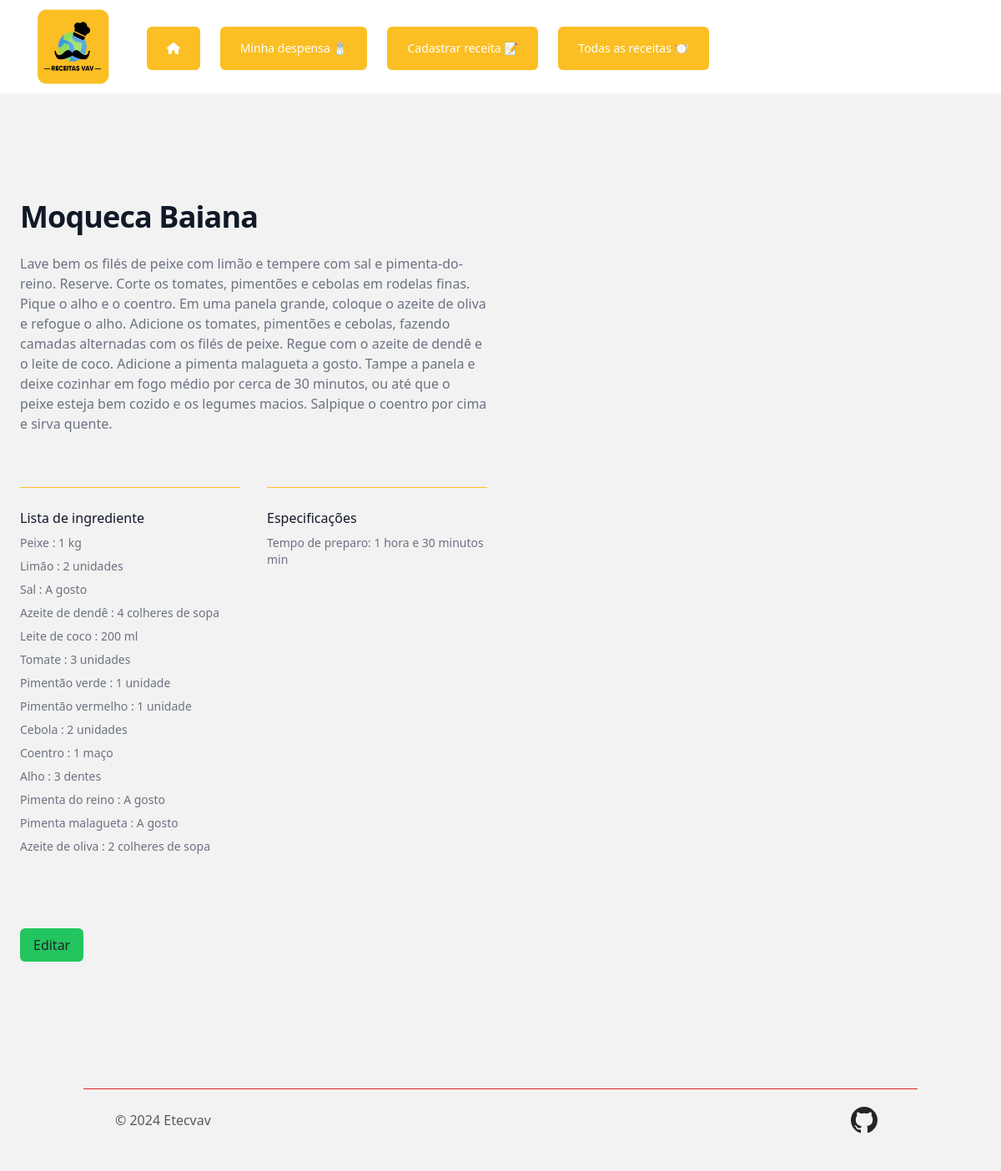
Screenshot of /receita/22 with the database file from the repository.
### app.py (models this page shows, shortened)
class receitas(db.Model):
  __tablename__ = 'receitas'
  idReceita = db.Column(Integer, primary_key=True, autoincrement=True)
  nomeReceita = db.Column(String(30))
  preparo = db.Column(String(760))
  imagem = db.Column(db.String(120))
  tempo = db.Column(db.String(50))
  descricao = db.Column(db.String(50))
  ingredientes = relationship('ingredientes', back_populates='receita')

class ingredientes(db.Model):
    __tablename__ = 'ingredientes'
    idIngrediente = db.Column(Integer, primary_key=True, autoincrement=True)
    quantidade = db.Column(String(100))
    nomeIngrediente = db.Column(String(30))
    idReceita = db.Column(Integer, ForeignKey('receitas.idReceita'), nullable=False)
    receita = relationship('receitas', back_populates='ingredientes')

### app.py (the view)
@app.route('/receita/<int:idReceita>', methods=['GET', 'POST'])
def receita(idReceita):
  receitasComIngredientes = getReceitaComIngredientesPorId(idReceita)
  return render_template('receita.html', receitasComIngredientes = receitasComIngredientes)

### app.py (called while the page is built)
def getReceitaComIngredientesPorId(idReceita):
    consulta = db.session.query(receitas, ingredientes.nomeIngrediente, ingredientes.quantidade).\
        join(ingredientes).\
        filter(receitas.idReceita == idReceita).\
        all()
    receitas_com_ingredientes = {}
    for receita, ingrediente, quantidade in consulta:
        if receita.idReceita not in receitas_com_ingredientes:
            receitas_com_ingredientes[receita.idReceita] = {
                'receita': receita,
                'ingredientes': []
            }
        receitas_com_ingredientes[receita.idReceita]['ingredientes'].append({
            'nomeIngrediente': ingrediente,
            'quantidade': quantidade
        })
    return list(receitas_com_ingredientes.values())

### templates/receita.html (shortened to what this page needs)
{% extends 'base.html' %}
{% block conteudo %}
  <div class="mx-auto grid max-w-2xl grid-cols-1 items-center gap-x-8 gap-y-16 px-4 py-24 sm:px-6 sm:py-32 lg:max-w-7xl lg:grid-cols-2 lg:px-8">
    {% for receita in receitasComIngredientes %}
    <div>
      <h2 class="text-3xl font-bold tracking-tight text-gray-900 sm:text-4xl">{{receita.receita.nomeReceita}}</h2>
      <p class="mt-4 text-gray-500">{{receita.receita.preparo}}</p>
      <dl class="mt-16 grid grid-cols-1 gap-x-6 gap-y-10 sm:grid-cols-2 sm:gap-y-16 lg:gap-x-8">
        <div class="border-t border-amber-400 pt-4">
          <dt class="font-medium text-gray-900">Lista de ingrediente</dt>
          {% for ingrediente in receita.ingredientes %}
              <dd class="mt-2 text-sm text-gray-500">{{ingrediente.nomeIngrediente.capitalize()}} : {{ingrediente.quantidade.capitalize()}}</dd>
          {% endfor %}
        </div>
        <div class="border-t border-amber-400 pt-4">
          <dt class="font-medium text-gray-900">Especificações</dt>
          <dd class="mt-2 text-sm text-gray-500">Tempo de preparo: {{receita.receita.tempo}} min</dd>
        </div>
      </dl>
    </div>
    <div>
    <a href="/editar/{{ receita.receita.idReceita }}" class="inline-block rounded-md px-3 py-2 bg-green-500 hover:bg-green-600 mt-4">Editar</a>
    </div>
  </div>
  {% endfor %}
{% endblock conteudo %}

### rows the page displays
receitas: receita.nomeReceita "Moqueca Baiana", receita.preparo "Lave bem os filés de peixe com limão e tempere com sal e pimenta-do-reino. Reserve. Corte os tomates, pimentões e cebolas em rodelas finas. Pique o alho e o coentro. Em uma panela grande, coloque o azeite de oliva e refogue o alho. Adicione os tomates, pimentões e cebolas, fazendo camadas alternadas com os filés de peixe. Regue com o azeite de dendê e o leite de coco. Adicione a pimenta malagueta a gosto. Tampe a panela e deixe cozinhar em fogo médio por cerca de 30 minutos, ou até que o peixe esteja bem cozido e os legumes macios. Salpique o coentro por cima e sirva quente.", receita.tempo "1 hora e 30 minutos"
ingredientes: nomeIngrediente "Peixe", quantidade "1 kg"
ingredientes: nomeIngrediente "Limão", quantidade "2 unidades"
ingredientes: nomeIngrediente "Sal", quantidade "A gosto"
ingredientes: nomeIngrediente "Azeite de dendê", quantidade "4 colheres de sopa"
ingredientes: nomeIngrediente "Leite de coco", quantidade "200 ml"
ingredientes: nomeIngrediente "Tomate", quantidade "3 unidades"
ingredientes: nomeIngrediente "Pimentão verde", quantidade "1 unidade"
ingredientes: nomeIngrediente "Pimentão vermelho", quantidade "1 unidade"
ingredientes: nomeIngrediente "Cebola", quantidade "2 unidades"
ingredientes: nomeIngrediente "Coentro", quantidade "1 maço"
ingredientes: nomeIngrediente "Alho", quantidade "3 dentes"
ingredientes: nomeIngrediente "Pimenta do reino", quantidade "A gosto"
ingredientes: nomeIngrediente "Pimenta malagueta", quantidade "A gosto"
ingredientes: nomeIngrediente "Azeite de oliva", quantidade "2 colheres de sopa"
